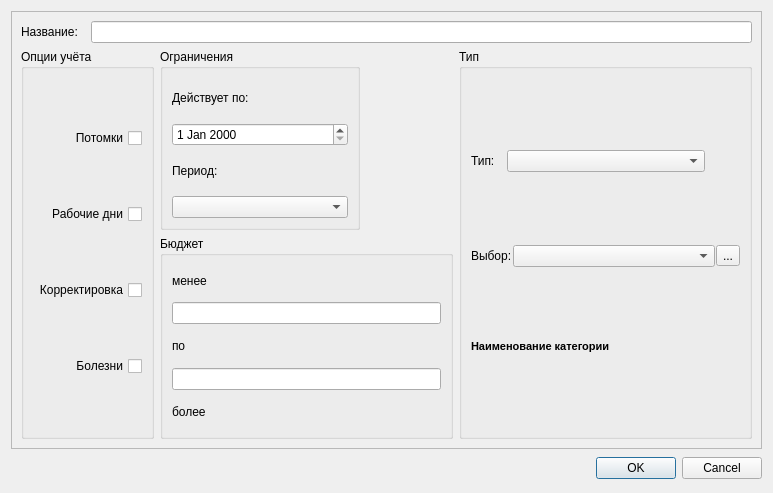
<?xml version="1.0" encoding="UTF-8"?>
<ui version="4.0">
 <class>BudjetUpdateDlg</class>
 <widget class="QDialog" name="BudjetUpdateDlg">
  <property name="geometry">
   <rect>
    <x>0</x>
    <y>0</y>
    <width>773</width>
    <height>493</height>
   </rect>
  </property>
  <property name="windowTitle">
   <string>Бюджет</string>
  </property>
  <layout class="QVBoxLayout" name="verticalLayout">
   <item>
    <widget class="QFrame" name="frame">
     <property name="toolTip">
      <string/>
     </property>
     <property name="frameShape">
      <enum>QFrame::StyledPanel</enum>
     </property>
     <property name="frameShadow">
      <enum>QFrame::Raised</enum>
     </property>
     <layout class="QGridLayout" name="gridLayout">
      <item row="0" column="0">
       <widget class="QLabel" name="label">
        <property name="text">
         <string>Название:</string>
        </property>
       </widget>
      </item>
      <item row="1" column="0" colspan="2">
       <widget class="QGroupBox" name="groupBox">
        <property name="title">
         <string>Опции учёта</string>
        </property>
        <property name="flat">
         <bool>false</bool>
        </property>
        <property name="checkable">
         <bool>false</bool>
        </property>
        <layout class="QVBoxLayout" name="verticalLayout_2">
         <item>
          <widget class="QCheckBox" name="checkChildren">
           <property name="toolTip">
            <string>Учитывать всю ветку категорий</string>
           </property>
           <property name="layoutDirection">
            <enum>Qt::RightToLeft</enum>
           </property>
           <property name="text">
            <string>Потомки</string>
           </property>
          </widget>
         </item>
         <item>
          <widget class="QCheckBox" name="checkWorkDays">
           <property name="toolTip">
            <string>Учитывать только рабочие дни</string>
           </property>
           <property name="layoutDirection">
            <enum>Qt::RightToLeft</enum>
           </property>
           <property name="text">
            <string>Рабочие дни</string>
           </property>
           <property name="tristate">
            <bool>false</bool>
           </property>
          </widget>
         </item>
         <item>
          <widget class="QCheckBox" name="checkCorrection">
           <property name="toolTip">
            <string>&lt;html&gt;&lt;head/&gt;&lt;body&gt;Корректировать отклонения &lt;br/&gt;на следующий период&lt;/body&gt;&lt;/html&gt;</string>
           </property>
           <property name="layoutDirection">
            <enum>Qt::RightToLeft</enum>
           </property>
           <property name="text">
            <string>Корректировка</string>
           </property>
          </widget>
         </item>
         <item>
          <widget class="QCheckBox" name="checkIllness">
           <property name="toolTip">
            <string>Учитывать дни болезней</string>
           </property>
           <property name="layoutDirection">
            <enum>Qt::RightToLeft</enum>
           </property>
           <property name="text">
            <string>Болезни</string>
           </property>
          </widget>
         </item>
        </layout>
       </widget>
      </item>
      <item row="1" column="2">
       <layout class="QVBoxLayout" name="verticalLayout_5">
        <item>
         <widget class="QGroupBox" name="groupBox_2">
          <property name="sizePolicy">
           <sizepolicy hsizetype="Fixed" vsizetype="Expanding">
            <horstretch>0</horstretch>
            <verstretch>0</verstretch>
           </sizepolicy>
          </property>
          <property name="minimumSize">
           <size>
            <width>200</width>
            <height>0</height>
           </size>
          </property>
          <property name="title">
           <string>Ограничения</string>
          </property>
          <layout class="QVBoxLayout" name="verticalLayout_3">
           <item>
            <widget class="QLabel" name="label_8">
             <property name="text">
              <string>Действует по:</string>
             </property>
            </widget>
           </item>
           <item>
            <widget class="QDateEdit" name="dtEnd"/>
           </item>
           <item>
            <widget class="QLabel" name="label_4">
             <property name="text">
              <string>Период:</string>
             </property>
            </widget>
           </item>
           <item>
            <widget class="QComboBox" name="comboPeriod"/>
           </item>
          </layout>
         </widget>
        </item>
        <item>
         <widget class="QGroupBox" name="groupBox_4">
          <property name="sizePolicy">
           <sizepolicy hsizetype="Preferred" vsizetype="Fixed">
            <horstretch>0</horstretch>
            <verstretch>0</verstretch>
           </sizepolicy>
          </property>
          <property name="minimumSize">
           <size>
            <width>0</width>
            <height>203</height>
           </size>
          </property>
          <property name="title">
           <string>Бюджет</string>
          </property>
          <layout class="QVBoxLayout" name="verticalLayout_6">
           <item>
            <widget class="QLabel" name="label_5">
             <property name="text">
              <string>менее</string>
             </property>
            </widget>
           </item>
           <item>
            <widget class="QLineEdit" name="txtLow"/>
           </item>
           <item>
            <widget class="QLabel" name="label_6">
             <property name="text">
              <string>по</string>
             </property>
            </widget>
           </item>
           <item>
            <widget class="QLineEdit" name="txtHigh"/>
           </item>
           <item>
            <widget class="QLabel" name="label_7">
             <property name="text">
              <string>более</string>
             </property>
            </widget>
           </item>
          </layout>
         </widget>
        </item>
       </layout>
      </item>
      <item row="1" column="3">
       <widget class="QGroupBox" name="groupBox_3">
        <property name="sizePolicy">
         <sizepolicy hsizetype="Expanding" vsizetype="Expanding">
          <horstretch>0</horstretch>
          <verstretch>0</verstretch>
         </sizepolicy>
        </property>
        <property name="title">
         <string>Тип</string>
        </property>
        <layout class="QVBoxLayout" name="verticalLayout_4">
         <property name="spacing">
          <number>1</number>
         </property>
         <property name="sizeConstraint">
          <enum>QLayout::SetDefaultConstraint</enum>
         </property>
         <item>
          <layout class="QHBoxLayout" name="horizontalLayout_2">
           <property name="rightMargin">
            <number>35</number>
           </property>
           <item>
            <widget class="QLabel" name="label_2">
             <property name="text">
              <string>Тип:</string>
             </property>
            </widget>
           </item>
           <item>
            <widget class="QComboBox" name="comboType">
             <property name="minimumSize">
              <size>
               <width>198</width>
               <height>0</height>
              </size>
             </property>
            </widget>
           </item>
          </layout>
         </item>
         <item>
          <layout class="QHBoxLayout" name="horizontalLayout">
           <property name="spacing">
            <number>-1</number>
           </property>
           <item>
            <widget class="QLabel" name="label_3">
             <property name="text">
              <string>Выбор:</string>
             </property>
            </widget>
           </item>
           <item>
            <widget class="QComboBox" name="comboChoice">
             <property name="sizePolicy">
              <sizepolicy hsizetype="Fixed" vsizetype="Fixed">
               <horstretch>0</horstretch>
               <verstretch>0</verstretch>
              </sizepolicy>
             </property>
             <property name="minimumSize">
              <size>
               <width>202</width>
               <height>0</height>
              </size>
             </property>
            </widget>
           </item>
           <item>
            <widget class="QToolButton" name="btnLookup">
             <property name="text">
              <string>...</string>
             </property>
             <property name="icon">
              <iconset resource="TM3res.qrc">
               <normaloff>:/images/Basic_set_Png/search_32.png</normaloff>:/images/Basic_set_Png/search_32.png</iconset>
             </property>
            </widget>
           </item>
          </layout>
         </item>
         <item>
          <widget class="QLabel" name="lblCat">
           <property name="sizePolicy">
            <sizepolicy hsizetype="Minimum" vsizetype="Fixed">
             <horstretch>0</horstretch>
             <verstretch>0</verstretch>
            </sizepolicy>
           </property>
           <property name="font">
            <font>
             <pointsize>8</pointsize>
             <weight>75</weight>
             <bold>true</bold>
             <underline>false</underline>
            </font>
           </property>
           <property name="text">
            <string>Наименование категории</string>
           </property>
          </widget>
         </item>
        </layout>
       </widget>
      </item>
      <item row="0" column="1" colspan="3">
       <widget class="QLineEdit" name="txtName"/>
      </item>
     </layout>
     <zorder>txtName</zorder>
     <zorder>label</zorder>
     <zorder>groupBox</zorder>
     <zorder>groupBox_3</zorder>
    </widget>
   </item>
   <item>
    <widget class="QDialogButtonBox" name="buttonBox">
     <property name="minimumSize">
      <size>
       <width>0</width>
       <height>27</height>
      </size>
     </property>
     <property name="orientation">
      <enum>Qt::Horizontal</enum>
     </property>
     <property name="standardButtons">
      <set>QDialogButtonBox::Cancel|QDialogButtonBox::Ok</set>
     </property>
    </widget>
   </item>
  </layout>
 </widget>
 <resources>
  <include location="TM3res.qrc"/>
 </resources>
 <connections>
  <connection>
   <sender>buttonBox</sender>
   <signal>accepted()</signal>
   <receiver>BudjetUpdateDlg</receiver>
   <slot>accept()</slot>
   <hints>
    <hint type="sourcelabel">
     <x>257</x>
     <y>490</y>
    </hint>
    <hint type="destinationlabel">
     <x>157</x>
     <y>274</y>
    </hint>
   </hints>
  </connection>
  <connection>
   <sender>buttonBox</sender>
   <signal>rejected()</signal>
   <receiver>BudjetUpdateDlg</receiver>
   <slot>reject()</slot>
   <hints>
    <hint type="sourcelabel">
     <x>325</x>
     <y>490</y>
    </hint>
    <hint type="destinationlabel">
     <x>286</x>
     <y>274</y>
    </hint>
   </hints>
  </connection>
  <connection>
   <sender>comboType</sender>
   <signal>currentIndexChanged(int)</signal>
   <receiver>BudjetUpdateDlg</receiver>
   <slot>typeChanged(int)</slot>
   <hints>
    <hint type="sourcelabel">
     <x>628</x>
     <y>176</y>
    </hint>
    <hint type="destinationlabel">
     <x>603</x>
     <y>-57</y>
    </hint>
   </hints>
  </connection>
  <connection>
   <sender>comboChoice</sender>
   <signal>currentIndexChanged(int)</signal>
   <receiver>BudjetUpdateDlg</receiver>
   <slot>choiceChanged(int)</slot>
   <hints>
    <hint type="sourcelabel">
     <x>708</x>
     <y>341</y>
    </hint>
    <hint type="destinationlabel">
     <x>562</x>
     <y>571</y>
    </hint>
   </hints>
  </connection>
  <connection>
   <sender>btnLookup</sender>
   <signal>clicked()</signal>
   <receiver>BudjetUpdateDlg</receiver>
   <slot>catLookup()</slot>
   <hints>
    <hint type="sourcelabel">
     <x>740</x>
     <y>339</y>
    </hint>
    <hint type="destinationlabel">
     <x>848</x>
     <y>345</y>
    </hint>
   </hints>
  </connection>
 </connections>
 <slots>
  <slot>periodChanged(int)</slot>
  <slot>typeChanged(int)</slot>
  <slot>choiceChanged(int)</slot>
  <slot>catLookup()</slot>
 </slots>
</ui>
